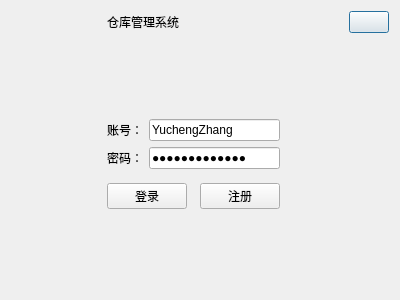
<?xml version="1.0" encoding="UTF-8"?>
<ui version="4.0">
 <class>LoginDialog</class>
 <widget class="QDialog" name="LoginDialog">
  <property name="geometry">
   <rect>
    <x>0</x>
    <y>0</y>
    <width>400</width>
    <height>300</height>
   </rect>
  </property>
  <property name="windowTitle">
   <string>Dialog</string>
  </property>
  <layout class="QGridLayout" name="gridLayout_2">
   <item row="0" column="1" colspan="2">
    <layout class="QHBoxLayout" name="horizontalLayout_2">
     <item>
      <widget class="QLabel" name="label_3">
       <property name="minimumSize">
        <size>
         <width>200</width>
         <height>0</height>
        </size>
       </property>
       <property name="text">
        <string>仓库管理系统</string>
       </property>
      </widget>
     </item>
     <item>
      <spacer name="horizontalSpacer">
       <property name="orientation">
        <enum>Qt::Orientation::Horizontal</enum>
       </property>
       <property name="sizeHint" stdset="0">
        <size>
         <width>40</width>
         <height>20</height>
        </size>
       </property>
      </spacer>
     </item>
     <item>
      <widget class="QPushButton" name="btnExit">
       <property name="text">
        <string/>
       </property>
       <property name="icon">
        <iconset theme="QIcon::ThemeIcon::SystemLogOut"/>
       </property>
      </widget>
     </item>
    </layout>
   </item>
   <item row="1" column="1">
    <spacer name="verticalSpacer_3">
     <property name="orientation">
      <enum>Qt::Orientation::Vertical</enum>
     </property>
     <property name="sizeHint" stdset="0">
      <size>
       <width>20</width>
       <height>82</height>
      </size>
     </property>
    </spacer>
   </item>
   <item row="2" column="0">
    <spacer name="horizontalSpacer_2">
     <property name="orientation">
      <enum>Qt::Orientation::Horizontal</enum>
     </property>
     <property name="sizeHint" stdset="0">
      <size>
       <width>109</width>
       <height>20</height>
      </size>
     </property>
    </spacer>
   </item>
   <item row="2" column="1">
    <layout class="QVBoxLayout" name="verticalLayout">
     <item>
      <layout class="QGridLayout" name="gridLayout">
       <item row="0" column="0" colspan="2">
        <widget class="QLabel" name="label">
         <property name="text">
          <string>账号：</string>
         </property>
        </widget>
       </item>
       <item row="0" column="2">
        <widget class="QLineEdit" name="editUser">
         <property name="text">
          <string>YuchengZhang</string>
         </property>
        </widget>
       </item>
       <item row="1" column="2">
        <widget class="QLineEdit" name="editPass">
         <property name="text">
          <string>2023414290437</string>
         </property>
         <property name="echoMode">
          <enum>QLineEdit::EchoMode::Password</enum>
         </property>
        </widget>
       </item>
       <item row="1" column="0" colspan="2">
        <widget class="QLabel" name="label_2">
         <property name="text">
          <string>密码：</string>
         </property>
        </widget>
       </item>
      </layout>
     </item>
     <item>
      <spacer name="verticalSpacer">
       <property name="orientation">
        <enum>Qt::Orientation::Vertical</enum>
       </property>
       <property name="sizeHint" stdset="0">
        <size>
         <width>10</width>
         <height>10</height>
        </size>
       </property>
      </spacer>
     </item>
     <item>
      <layout class="QHBoxLayout" name="horizontalLayout">
       <item>
        <widget class="QPushButton" name="btnLogin">
         <property name="text">
          <string>登录</string>
         </property>
        </widget>
       </item>
       <item>
        <spacer name="horizontalSpacer_4">
         <property name="orientation">
          <enum>Qt::Orientation::Horizontal</enum>
         </property>
         <property name="sizeHint" stdset="0">
          <size>
           <width>20</width>
           <height>10</height>
          </size>
         </property>
        </spacer>
       </item>
       <item>
        <widget class="QPushButton" name="loginUp">
         <property name="text">
          <string>注册</string>
         </property>
        </widget>
       </item>
      </layout>
     </item>
    </layout>
   </item>
   <item row="2" column="2">
    <spacer name="horizontalSpacer_3">
     <property name="orientation">
      <enum>Qt::Orientation::Horizontal</enum>
     </property>
     <property name="sizeHint" stdset="0">
      <size>
       <width>116</width>
       <height>20</height>
      </size>
     </property>
    </spacer>
   </item>
   <item row="3" column="1">
    <spacer name="verticalSpacer_2">
     <property name="orientation">
      <enum>Qt::Orientation::Vertical</enum>
     </property>
     <property name="sizeHint" stdset="0">
      <size>
       <width>20</width>
       <height>82</height>
      </size>
     </property>
    </spacer>
   </item>
  </layout>
 </widget>
 <resources/>
 <connections/>
</ui>
